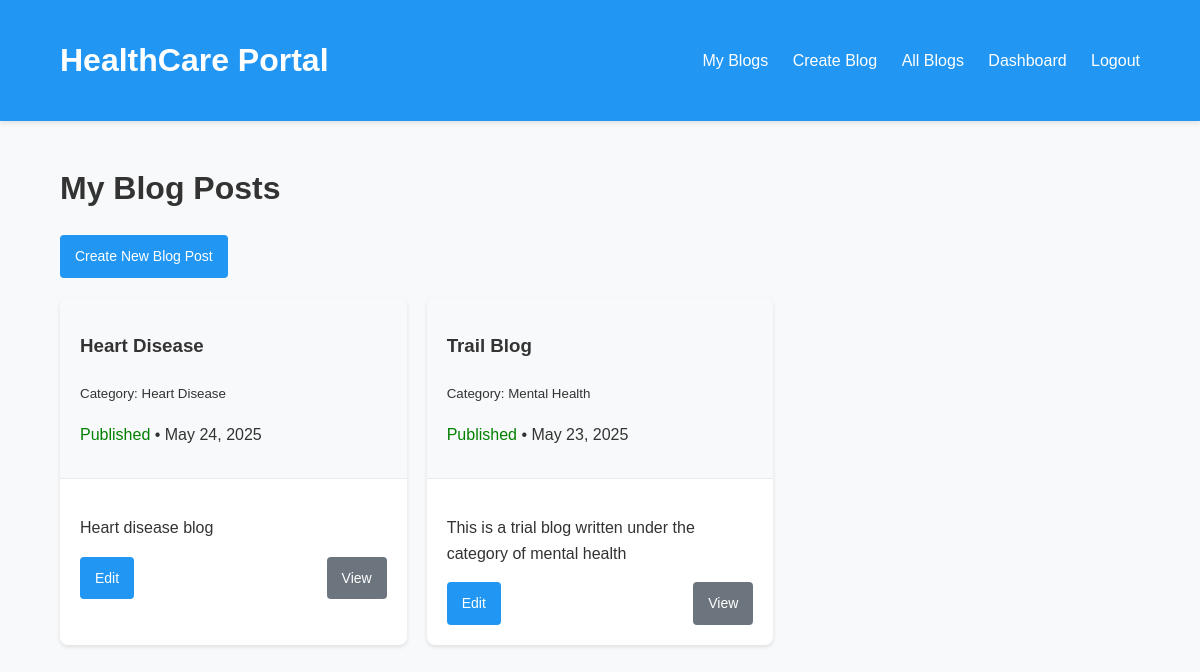
The app's page /doctor/blogs/ (signed in) with its own data.
### blog/models.py (models this page shows, shortened)
class BlogPost(models.Model):
    title = models.CharField(max_length=200)
    image = models.ImageField(upload_to='blog_images/', blank=True, null=True)
    category = models.ForeignKey(Category, on_delete=models.SET_NULL, null=True, blank=True, related_name='blog_posts')
    summary = models.TextField()
    content = models.TextField()
    author = models.ForeignKey(
        settings.AUTH_USER_MODEL,
        on_delete=models.CASCADE,
        limit_choices_to={'user_type': 'doctor'}
    )
    is_draft = models.BooleanField(default=True)
    created_at = models.DateTimeField(auto_now_add=True)
    updated_at = models.DateTimeField(auto_now=True)

class Category(models.Model):
    name = models.CharField(max_length=100, unique=True)
    slug = models.SlugField(max_length=100, unique=True, blank=True)
    class Meta:
        verbose_name_plural = "Categories"
    def __str__(self):
        return self.name

### blog/views.py (the view)
# urls.py: path('doctor/blogs/', views.doctor_blog_list, name='doctor_blog_list'),
@login_required
def doctor_blog_list(request):
    user_type = request.user.user_type.strip() if request.user.user_type else ""
    if user_type != 'doctor':
        raise PermissionDenied("Only doctors can access this page.")
    blogs = BlogPost.objects.filter(author=request.user).order_by('-created_at')
    return render(request, 'blog/doctor_blog_list.html', {'blogs': blogs})

### blog/templates/blog/doctor_blog_list.html (shortened to what this page needs)
{% extends "blog/base.html" %}
{% block content %}
    <h1>My Blog Posts</h1>
    <a href="{% url 'create_blog' %}" class="btn">Create New Blog Post</a>
    <div style="margin-top: 20px;">
        {% if blogs %}
            <div class="blog-grid">
                {% for blog in blogs %}
                    <div class="card">
                        <div class="card-header">
                            <h3>{{ blog.title }}</h3>
                            <small>Category: {{ blog.category|default:"Uncategorized" }}</small>
                            <p>
                                <span style="color: {% if blog.is_draft %}orange{% else %}green{% endif %};">
                                    {% if blog.is_draft %}Draft{% else %}Published{% endif %}
                                </span>
                                &bull; {{ blog.created_at|date:"F d, Y" }}
                            </p>
                        </div>
                        <div class="card-body">
                            <p>{{ blog.summary|truncatewords:15 }}{% if blog.summary|wordcount > 15 %}...{% endif %}</p>
                            <div style="display: flex; justify-content: space-between;">
                                <a href="{% url 'edit_blog' blog.id %}" class="btn">Edit</a>
                                <a href="{% url 'blog_detail' blog.id %}" class="btn btn-secondary">View</a>
                            </div>
                        </div>
                    </div>
                {% endfor %}
            </div>
        {% else %}
            <p>You haven't created any blog posts yet.</p>
        {% endif %}
    </div>
{% endblock %}

### blog/templates/blog/base.html (style rules this page uses)
body { font-family: 'Arial', sans-serif; line-height: 1.6; color: #333; margin: 0; padding: 0; background-color: #f8f9fa; }
.card { background-color: #fff; border-radius: 8px; box-shadow: 0 2px 4px rgba(0,0,0,0.1); margin-bottom: 20px; overflow: hidden; transition: transform 0.3s ease, box-shadow 0.3s ease; }
.card-header { padding: 15px 20px; background-color: #f8f9fa; border-bottom: 1px solid #e9ecef; }
.card-body { padding: 20px; }
.blog-grid { display: grid; grid-template-columns: repeat(auto-fill, minmax(300px, 1fr)); gap: 20px; }
.btn { display: inline-block; padding: 10px 15px; background-color: #2196f3; color: white; border: none; border-radius: 4px; cursor: pointer; text-decoration: none; font-size: 14px; transition: background-color 0.3s ease; }
.btn-secondary { background-color: #6c757d; }

### records on screen
BlogPost: title "Heart Disease", category "Heart Disease", is_draft "Published", created_at "May 24, 2025", summary "Heart disease blog"
BlogPost: title "Trail Blog", category "Mental Health", is_draft "Published", created_at "May 23, 2025", summary "This is a trial blog written under the category of mental health"
